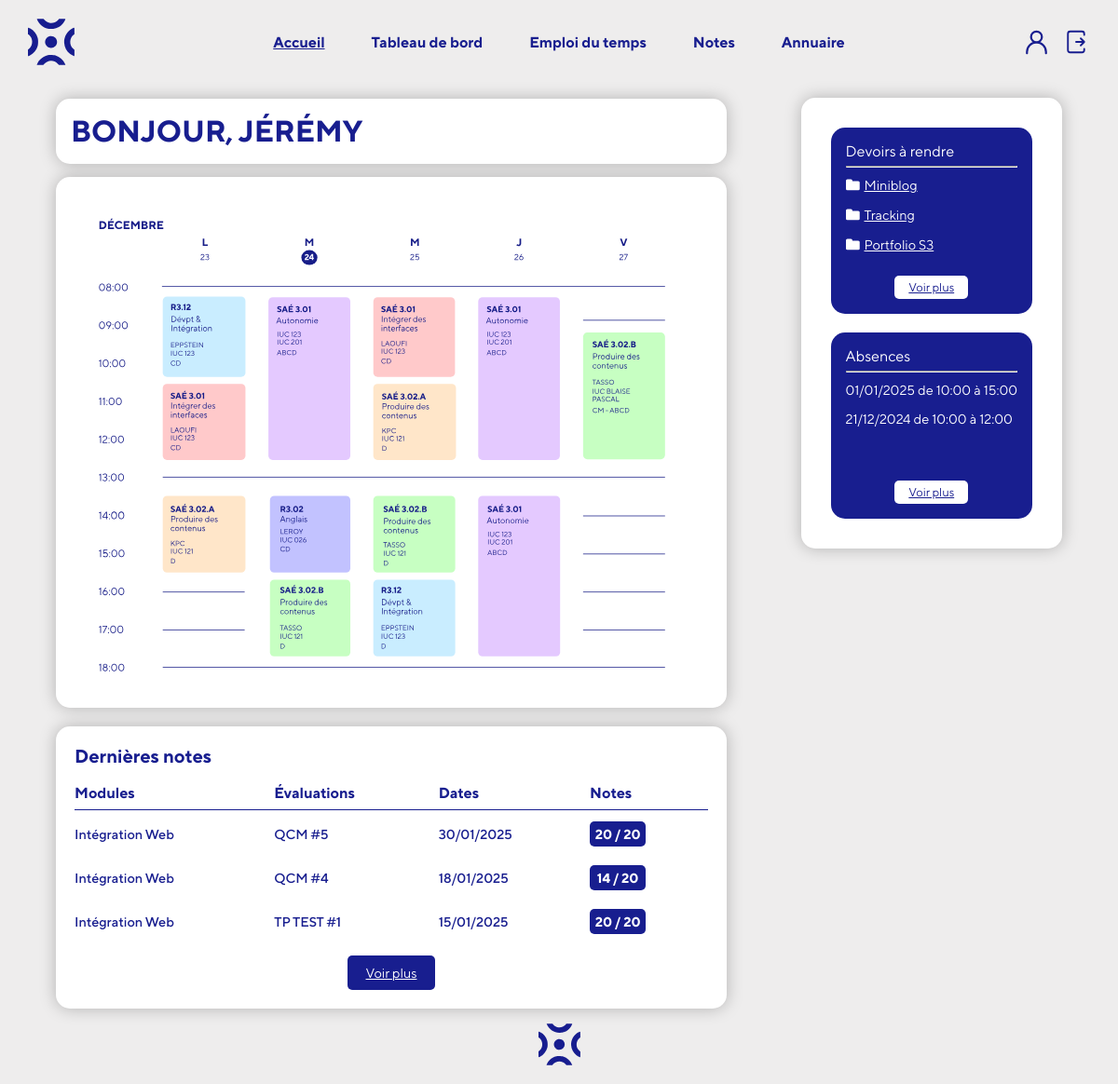
/?action=home (signed in), run on the app's committed database.
### tables this page shows
CREATE TABLE `devoir` (
  `id_devoir` int NOT NULL,
  `id_module` int NOT NULL,
  `titre` varchar(150) NOT NULL,
  `date` datetime NOT NULL,
  `type` enum('evaluation','depot') NOT NULL,
  `note_max` int NOT NULL
);

CREATE TABLE `absence` (
  `id_absence` int NOT NULL,
  `id_etudiant` int NOT NULL,
  `date` date NOT NULL,
  `debut` time NOT NULL,
  `fin` time NOT NULL,
  `duree` time GENERATED ALWAYS AS (sec_to_time((((time_to_sec(timediff(`fin`,`debut`)) - (case when ((`debut` <= '10:15:00') and (`fin` >= '10:30:00')) then time_to_sec(_utf8mb4'00:15:00') else 0 end)) - (case when ((`debut` <= '12:30:00') and (`fin` >= '13:30:00')) then time_to_sec(_utf8mb4'01:00:00') else 0 end)) - (case when ((`debut` <= '15:30:00') and (`fin` >= '15:45:00')) then time_to_sec(_utf8mb4'00:15:00') else 0 end)))) STORED,
  `motif` text NOT NULL
);

CREATE TABLE `note` (
  `id_note` int NOT NULL,
  `id_etudiant` int NOT NULL,
  `id_module` int NOT NULL,
  `id_devoir` int NOT NULL,
  `date_note` date NOT NULL,
  `note` float NOT NULL
);

CREATE TABLE `module` (
  `id_module` int NOT NULL,
  `titre` varchar(150) NOT NULL,
  `id_professeur` int NOT NULL
);

### app/model/model.php (called while the page is built, shortened)
<?php
function dbConnect()
{
    return require 'app/config/dbconnect.php';
}
function getLatestHomeworks($studentId)
{
    try {
        $db = dbConnect();
        $query = "
            SELECT
                d.id_devoir,
                d.titre,
                d.date,
                d.id_module,
                m.titre AS module_titre
            FROM devoir d
            INNER JOIN module m ON d.id_module = m.id_module
            INNER JOIN etudiant_module em ON m.id_module = em.id_module
            WHERE em.id_etudiant = :studentId AND d.type = 'depot'
            ORDER BY d.date ASC
            LIMIT 3
        ";
        $stmt = $db->prepare($query);
        $stmt->bindParam(':studentId', $studentId, PDO::PARAM_INT);
        $stmt->execute();
        $homeworks = $stmt->fetchAll(PDO::FETCH_ASSOC);
        return $homeworks;
    } catch (PDOException $e) {
        die("Erreur : " . $e->getMessage());
    }
}
function getAbsences($studentId)
{
    try {
        $db = dbConnect();
        $query = "
            SELECT
                a.id_absence,
                a.date AS date_absence,
                a.debut AS heure_debut,
                a.fin AS heure_fin,
                a.duree,
                a.motif
            FROM absence a
            WHERE a.id_etudiant = :studentId
            ORDER BY a.date DESC, a.debut DESC
            LIMIT 2
        ";
        $stmt = $db->prepare($query);
        $stmt->bindParam(':studentId', $studentId, PDO::PARAM_INT);
        $stmt->execute();
        $absences = $stmt->fetchAll(PDO::FETCH_ASSOC);
        return $absences;
    } catch (PDOException $e) {
        die("Erreur : " . $e->getMessage());
    }
}
function getLatestGrades($studentId)
{
    try {
        $db = dbConnect();
        $query = "
        SELECT
            n.id_note,
            n.date_note,
            n.note,
            m.titre AS module_titre,
            d.titre AS titre,
            d.note_max AS note_max
        FROM note n
        JOIN module m ON n.id_module = m.id_module
        LEFT JOIN devoir d ON n.id_devoir = d.id_devoir
        WHERE n.id_etudiant = :studentId
        ORDER BY n.date_note DESC
        LIMIT 3
        ";
        $stmt = $db->prepare($query);
        $stmt->bindParam(':studentId', $studentId, PDO::PARAM_INT);
        $stmt->execute();
        $grades = $stmt->fetchAll(PDO::FETCH_ASSOC);
        return $grades;
    } catch (PDOException $e) {
        die("Erreur : " . $e->getMessage());
    }
}

### app/view/home.php (the view, shortened to what this page needs)
<main class="homepage">
    <div class="header-welcome">
        bonjour, <?= $_SESSION['user_firstname'] ?>
    </div>
    <?php if ($_SESSION['user_role'] === 'etudiant'): ?>
        <div class="homework-absences">
            <div class="homework">
                <h2>Devoirs à rendre</h2>
                <hr>
                <div class="homework-items">
                    <?php if (!empty($homeworks)): ?>
                        <?php foreach ($homeworks as $homework): ?>
                            <div class="homework-item">
                                <a href="?action=course&course_id=<?= $homework['id_module'] ?>">
                                    <img src="public/img/folder.svg">
                                    <?= htmlspecialchars($homework['titre']) ?>
                                </a>
                            </div>
                        <?php endforeach; ?>
                    <?php else: ?>
                        <p>Aucun devoir à rendre pour le moment.</p>
                    <?php endif; ?>
                </div>
                <a class="seemore-btn" href="?action=dashboard">Voir plus</a>
            </div>
            <div class="absences">
                <h2>Absences</h2>
                <hr>
                <?php if (!empty($absences)): ?>
                    <?php foreach ($absences as $absence): ?>
                        <div class="absence-item">
                            <?= date('d/m/Y', strtotime($absence['date_absence'])) ?> de
                            <?= date('H:s', strtotime($absence['heure_debut'])) ?> à <?= date('H:s', strtotime($absence['heure_fin'])) ?></p>
                        </div>
                    <?php endforeach; ?>
                <?php else : ?>
                    <p>Aucune absence.</p>
                <?php endif; ?>
                <a class="seemore-btn" href="?action=profile">Voir plus</a>
            </div>
        </div>
    <?php endif; ?>
    <img src="public/img/calendars/calendar-desktop.svg" alt="" class="calendar-img calendar-desktop">
    <?php if($_SESSION['user_role'] === 'etudiant'): ?>
    <div class="homepage-grades">
        <h2>Dernières notes</h2>
        <table>
            <thead>
                <tr>
                    <th>Modules</th>
                    <th>Évaluations</th>
                    <th>Dates</th>
                    <th>Notes</th>
                </tr>
            </thead>
            <tbody>
                <?php if (!empty($grades)): ?>
                    <?php foreach ($grades as $grade): ?>
                        <tr>
                            <td>
                                <?= htmlspecialchars($grade['module_titre']) ?>
                            </td>
                            <td>
                                <?= htmlspecialchars($grade['titre']) ?>
                            </td>
                            <td>
                                <?= htmlspecialchars(date("d/m/Y", strtotime($grade['date_note']))) ?>
                            </td>
                            <td>
                                <strong> <?= htmlspecialchars($grade['note']) ?> / <?= htmlspecialchars($grade['note_max']) ?> </strong>
                            </td>
                        </tr>
                    <?php endforeach; ?>
                <?php else: ?>
                    <tr>
                        <td colspan="4">Aucune note disponible.</td>
                    </tr>
                <?php endif; ?>
            </tbody>
        </table>
        <a href="?action=grades" class="view-more">Voir plus</a>
    </div>
    <?php endif; ?>
</main>

### public/styles/style.css (style rules this page uses)
*, *::after, *::before { box-sizing: border-box; }
* { -webkit-font-smoothing: antialiased; font-synthesis: none; text-rendering: optimizeLegibility; }
html, body { overflow-x: hidden; }
body { font-family: 'TT Norms Pro', sans-serif; margin: 0; padding: 0; background-color: #EEEDED; color: #181E8F; }
h1, h2, h3, h4, h5, h6 { font-family: 'TT Norms Pro', sans-serif; margin: 0; }

### data on the page
devoir: titre "Miniblog"
devoir: titre "Tracking"
devoir: titre "Portfolio S3"
absence: date "01/01/2025", debut "10:00", fin "15:00"
absence: date "21/12/2024", debut "10:00", fin "12:00"
note: id_module.titre "Intégration Web", id_devoir.titre "QCM #5", date_note "30/01/2025", note "20", id_devoir.note_max "20"
note: id_module.titre "Intégration Web", id_devoir.titre "QCM #4", date_note "18/01/2025", note "14", id_devoir.note_max "20"
note: id_module.titre "Intégration Web", id_devoir.titre "TP TEST #1", date_note "15/01/2025", note "20", id_devoir.note_max "20"

### other printed values
$_SESSION['user_firstname'] "JÉRÉMY"
